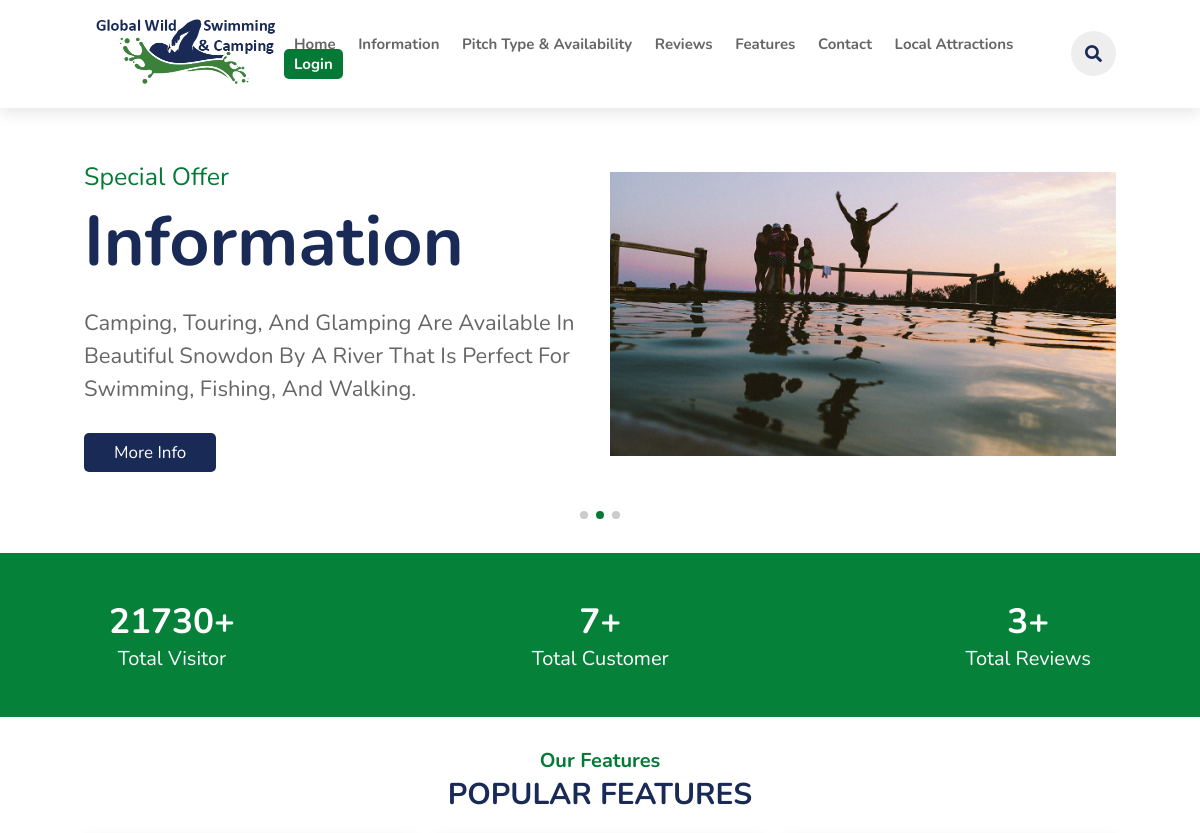
Before: / (upper part) with the older database file.
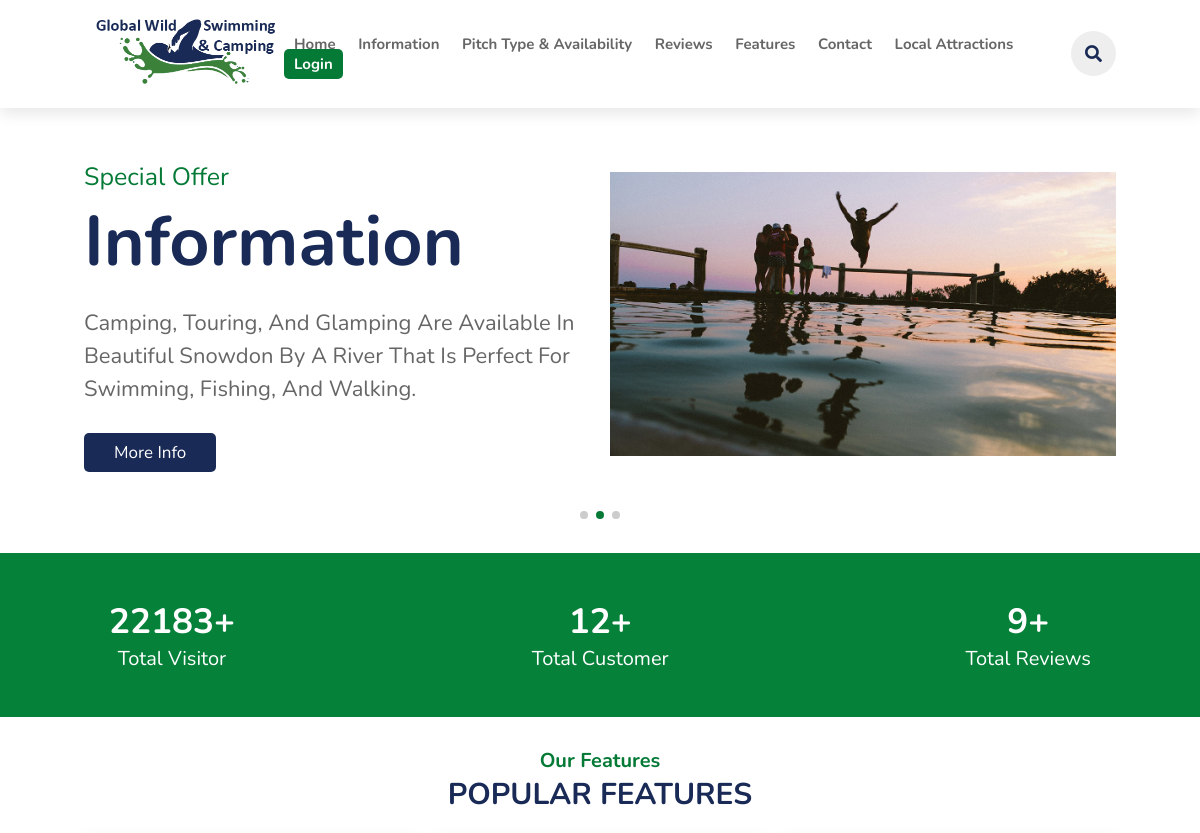
After: the same page with the newer database file.
### tables this page shows
CREATE TABLE `visitor_counter` (
  `id` int(255) NOT NULL,
  `counter` int(255) NOT NULL
);

### index.php (the view, shortened to what this page needs)
<?php
@include 'components/config.php';
?>
<!DOCTYPE html>
<html lang="en">
<head>
    <link rel="stylesheet" href="https://cdn.jsdelivr.net/npm/swiper@8/swiper-bundle.min.css" />
    <link rel="stylesheet" href="https://cdnjs.cloudflare.com/ajax/libs/font-awesome/5.15.3/css/all.min.css" />
    <link rel="stylesheet" href="css/style.css">
</head>
<body>
    <?php include 'components/header.php'; ?>
    <section class="home" id="#home">
        <div class="swiper mySwiper home-slider">
            <div class="swiper-wrapper wrapper">
                <div class="swiper-slide slide">
                    <div class="content">
                        <span>Special Offer</span>
                        <h3>Information</h3>
                        <p>Camping, touring, and glamping are available in beautiful Snowdon by a river that is perfect for swimming, fishing, and walking.</p>
                        <a href="information.php" class="btn">More Info</a>
                    </div>
                    <div class="image">
                        <img src="images/home-2.jpg" alt="">
                    </div>
                </div>
            </div>
            <br><br>
            <div class="swiper-pagination"></div>
        </div>
    </section>
    <section class="counter-section">
        <div class="counter-column">
            <div class="row">
                <?php
                $select_counter = $conn->prepare("SELECT * FROM `visitor_counter` WHERE id = 1");
                $select_counter->execute();
                if ($select_counter->rowCount() > 0) {
                    $fetch_counter = $select_counter->fetch(PDO::FETCH_ASSOC);
                ?>
                    <h2><?= $fetch_counter['counter']; ?>+</h2>
                <?php
                }
                ?>
                <p>Total Visitor</p>
            </div>
            <div class="row">
                <?php
                $select_user = $conn->prepare("SELECT COUNT(id) FROM `users`");
                $select_user->execute();
                if ($select_user->rowCount() > 0) {
                    $fetch_user = $select_user->fetch(PDO::FETCH_ASSOC);
                ?>
                    <h2><?= $fetch_user['COUNT(id)']; ?>+</h2>
                <?php
                }
                ?>
                <p>Total Customer</p>
            </div>
            <div class="row">
                <?php
                $select_reviews = $conn->prepare("SELECT COUNT(Id) FROM `reviews`;");
                $select_reviews->execute();
                if ($select_reviews->rowCount() > 0) {
                    $fetch_reviews = $select_reviews->fetch(PDO::FETCH_ASSOC);
                ?>
                    <h2><?= $fetch_reviews['COUNT(Id)']; ?>+</h2>
                <?php
                }
                ?>
                <p>Total Reviews</p>
            </div>
        </div>
    </section>
    <section class="features" id="feature">
        <h3 class="sub-heading">Our Features</h3>
        <h1 class="heading">Popular features</h1>
    </section>
</body>
</html>

Changed rows visible on the page:
changed visitor_counter: counter "21730" → "22183"
Other visible differences:
$fetch_user['COUNT(id)']: "7" → "12"
$fetch_reviews['COUNT(Id)']: "3" → "9"
